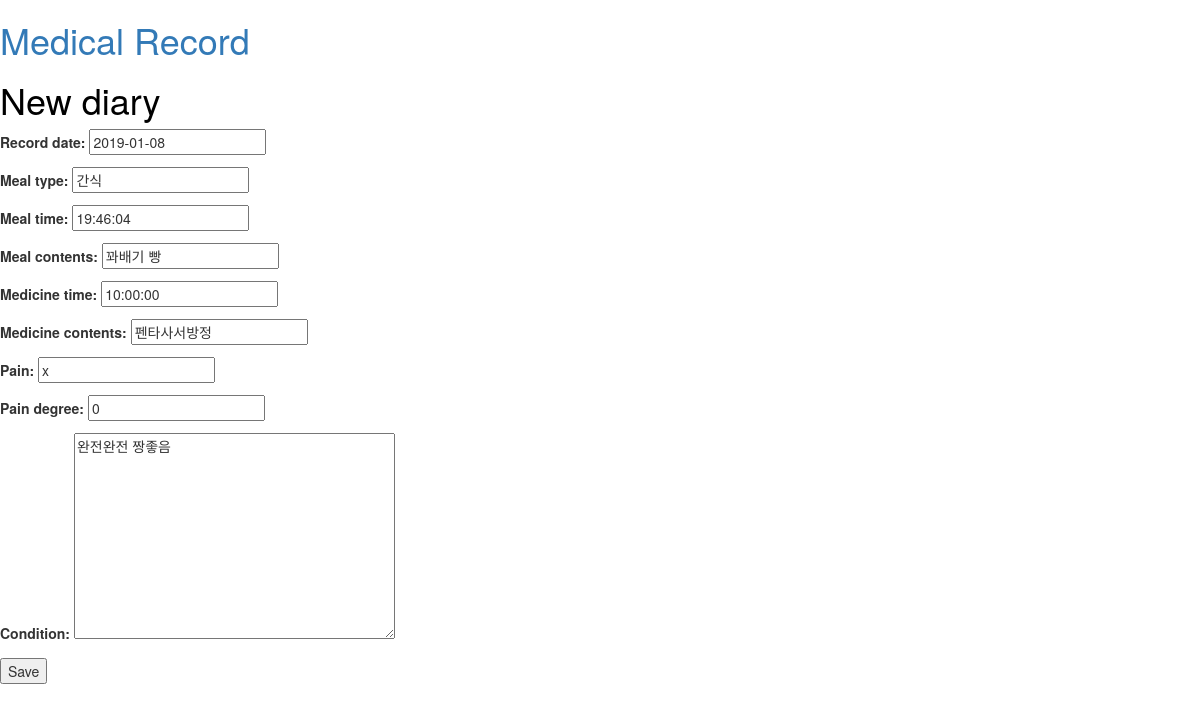
Page /diary/new/2 on the earlier database version.
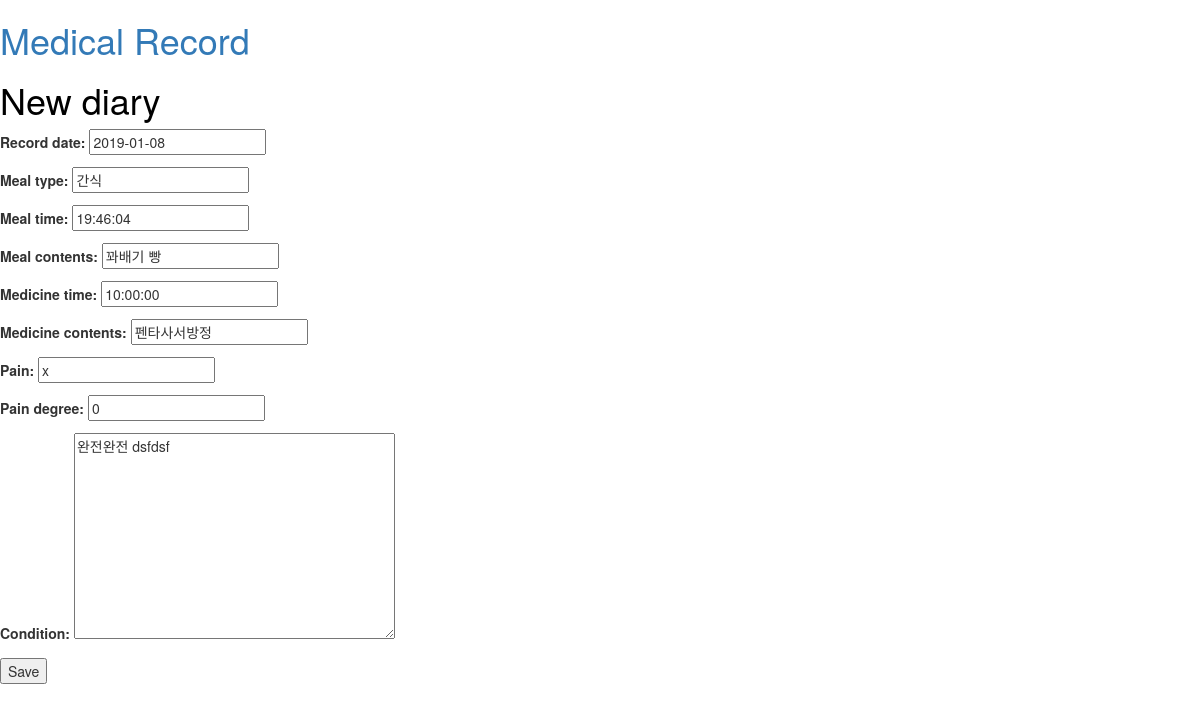
Same page on the later database version.
### record/models.py (models this page shows, shortened)
class Diary(models.Model):
    record_date = models.DateField(default=timezone.now)    #날짜
    author = models.ForeignKey(settings.AUTH_USER_MODEL, on_delete=models.CASCADE)   #작성자
    meal_time = models.TimeField()  #식사 시간
    meal_type = models.CharField(max_length=3)  #식사 종류(아침, 점심, 저녁, 간식 중)
    meal_contents = models.CharField(max_length=200)      #식사 음식
    medicine_time = models.TimeField()      #약 복용 시간
    medicine_contents = models.CharField(max_length=200)    #약 종류
    pain = models.CharField(max_length=300)     #통증
    pain_degree = models.IntegerField()         #통증 세기
    condition = models.TextField()    #전반적인 컨디션 정보
    published_time = models.DateTimeField(default=timezone.now) #저장 날짜, 수정시 업데이트

### record/views.py (the view)
# urls.py: path('diary/new/<int:pk>', views.diary_edit, name="diary_edit"),
def diary_edit(request, pk):
    post = get_object_or_404(Diary, pk=pk)
    if request.method == "POST":
        form = PostForm(request.POST, instance=post)
        if form.is_valid():
            diary = form.save(commit=False)
            diary.author = request.user
            diary.published_time = timezone.now()
            post.save()
            return redirect('diary_detail', pk=post.pk)
    else:
        form = PostForm(instance=post)
    return render(request, 'diary_edit.html', {'form': form})

### record/forms.py
class PostForm(forms.ModelForm):
    class Meta:
        model = Diary
        fields = ('record_date' ,'meal_type', 'meal_time', 'meal_contents',
                  'medicine_time', 'medicine_contents', 'pain', 'pain_degree', 'condition')

### templates/diary_edit.html (shortened to what this page needs)
{% extends 'base.html' %}
{% block content %}
    <h1>New diary</h1>
    <form method="POST" class="post-form">
        {{ form.as_p }}
        <button type="submit" value="기록">Save</button>
    </form>
{% endblock %}

Differences in the rows shown:
changed Diary "간식": condition "완전완전 짱좋음" → "완전완전 dsfdsf"
